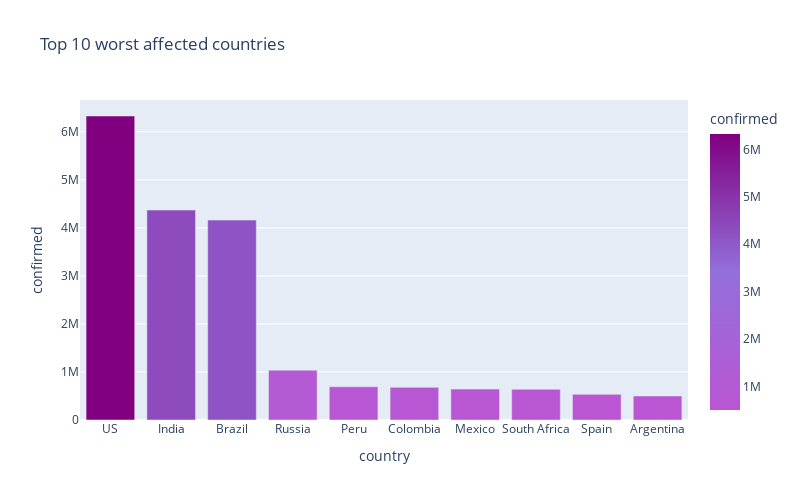

Notebook cell for this chart:
### Markdown cell above
# 10 worst hit countries - Confirmed cases

#### Hover over the bars to see the values.

### Code cell
px.bar(
    sorted_country_df.head(10),
    x = "country",
    y = "confirmed",
    color="confirmed",
    title= "Top 10 worst affected countries", # the axis names
    color_continuous_scale=["mediumorchid", "mediumpurple", "purple"], 
    height=500,
    width=800
)

### Figure 1 — Plotly figure (JSON) as saved in the notebook; plotly's stock layout.template omitted (floating-point values rounded to 4 significant figures)
{"data": [{"alignmentgroup": "True", "hovertemplate": "country=%{x}<br>confirmed=%{marker.color}<extra></extra>", "legendgroup": "", "marker": {"color": [6328051, 4370128, 4162073, 1037526, 691575, 679181, 642860, 640441, 534513, 500034], "coloraxis": "coloraxis"}, "name": "", "offsetgroup": "", "orientation": "v", "showlegend": false, "textposition": "auto", "type": "bar", "x": ["US", "India", "Brazil", "Russia", "Peru", "Colombia", "Mexico", "South Africa", "Spain", "Argentina"], "xaxis": "x", "y": [6328051, 4370128, 4162073, 1037526, 691575, 679181, 642860, 640441, 534513, 500034], "yaxis": "y"}], "layout": {"barmode": "relative", "coloraxis": {"colorbar": {"title": {"text": "confirmed"}}, "colorscale": [[0, "mediumorchid"], [0.5, "mediumpurple"], [1, "purple"]]}, "height": 500, "legend": {"tracegroupgap": 0}, "title": {"text": "Top 10 worst affected countries"}, "width": 800, "xaxis": {"anchor": "y", "domain": [0, 1], "title": {"text": "country"}}, "yaxis": {"anchor": "x", "domain": [0, 1], "title": {"text": "confirmed"}}}}
